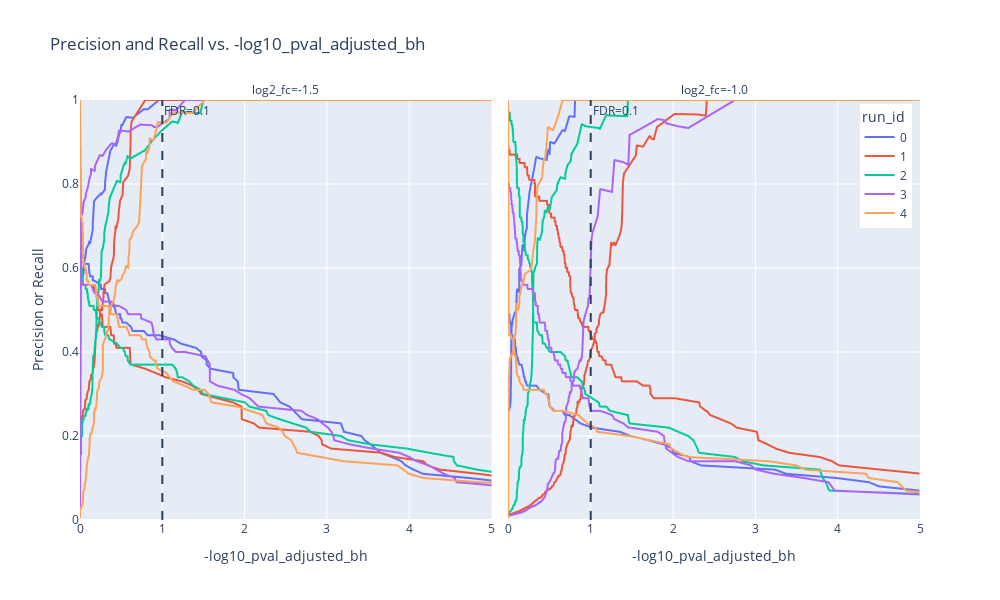

Notebook cell for this chart:
### Code cell
query_gene_stats.plot_precision_recall_by_threshold(df_precision_recall, threshold_field)
